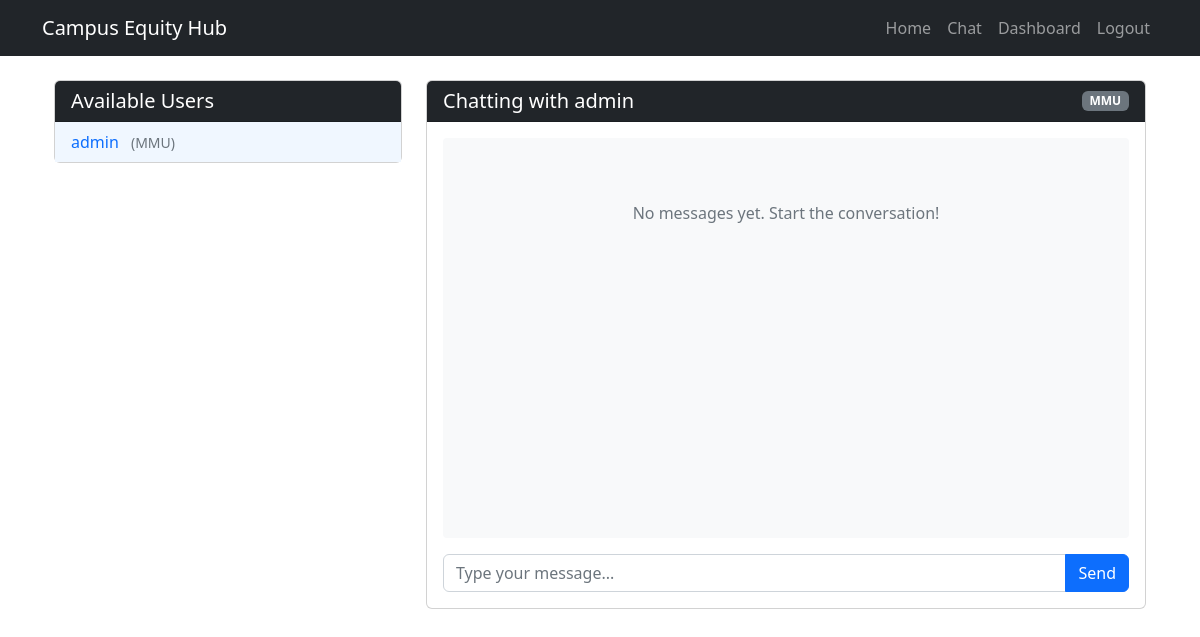
/chat/1 (signed in), run on an earlier commit of the app's database.
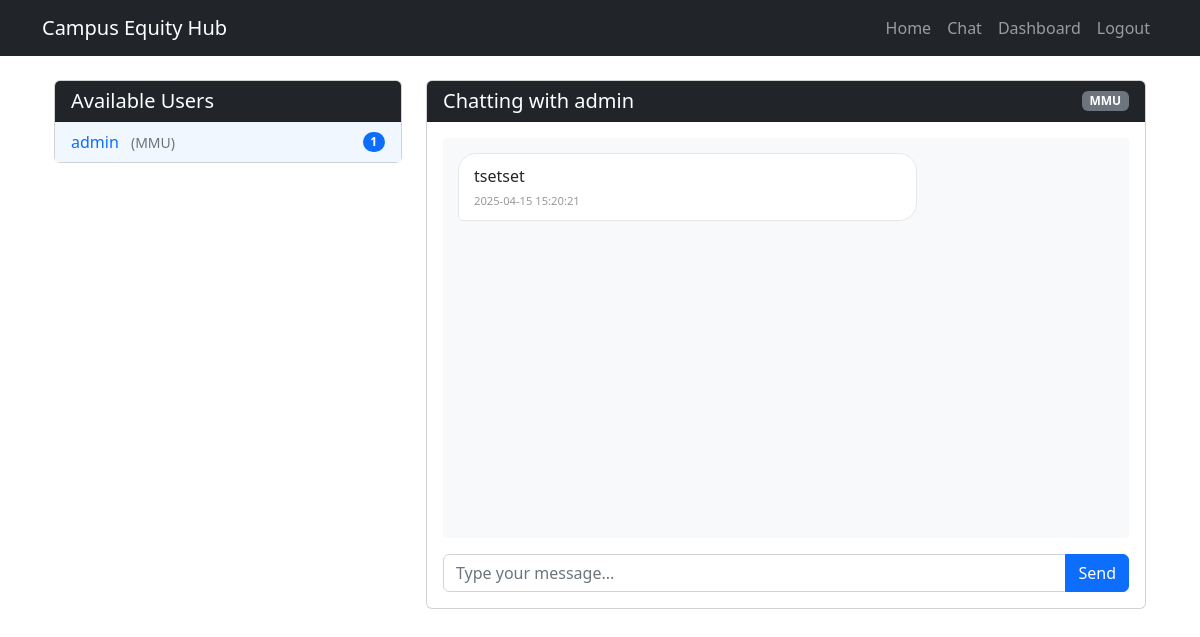
And on a later commit of the database.
### app.py (models this page shows, shortened)
class User(db.Model):
    id = db.Column(db.Integer, primary_key=True)
    username = db.Column(db.String(80), unique=True, nullable=False)
    email = db.Column(db.String(120), unique=True, nullable=False)
    password = db.Column(db.String(60), nullable=False)
    token = db.Column(db.Integer, nullable=False)
    is_admin = db.Column(db.Boolean, default=False)
    campus = db.Column(db.String(120), nullable=False)

class Chat(db.Model):
    id = db.Column(db.Integer, primary_key=True)
    sender_id = db.Column(db.Integer, db.ForeignKey('user.id'), nullable=False)
    receiver_id = db.Column(db.Integer, db.ForeignKey('user.id'), nullable=False)
    message = db.Column(db.Text, nullable=False)
    timestamp = db.Column(db.DateTime, nullable=False, default=db.func.current_timestamp())
    read = db.Column(db.Boolean, default=False)
    sender = db.relationship('User', foreign_keys=[sender_id], backref='sent_messages')
    receiver = db.relationship('User', foreign_keys=[receiver_id], backref='received_messages')

### app.py (the view, shortened to what this page needs)
@app.route('/chat/<int:user_id>', methods=['GET', 'POST'])
def chat_with_user(user_id):
    if 'user_id' not in session:
        flash('Please log in to access the chat.', 'danger')
        return redirect(url_for('login'))
    current_user_id = session['user_id']
    chat_partner = User.query.get_or_404(user_id)
    unread_messages = Chat.query.filter_by(
        sender_id=user_id,
        receiver_id=current_user_id,
        read=False
    ).all()
    for msg in unread_messages:
        msg.read = True
    db.session.commit()
    messages = Chat.query.filter(
        ((Chat.sender_id == current_user_id) & (Chat.receiver_id == user_id)) |
        ((Chat.sender_id == user_id) & (Chat.receiver_id == current_user_id))
    ).order_by(Chat.timestamp).all()
    users = User.query.filter(User.id != current_user_id).all()
    unread_counts = db.session.query(
        Chat.sender_id,
        db.func.count(Chat.id).label('count')
    ).filter(
        Chat.receiver_id == current_user_id,
        Chat.read == False
    ).group_by(Chat.sender_id).all()
    unread_by_user = {sender_id: count for sender_id, count in unread_counts}
    return render_template(
        'chat_with_user.html',
        chat_partner=chat_partner,
        messages=messages,
        users=users,
        unread_by_user=unread_by_user
    )

### templates/chat_with_user.html (shortened to what this page needs)
{% extends 'layout.html' %}
{% block content %}
<div class="container-fluid">
    <div class="row">
        <div class="col-md-4">
            <div class="card mb-4">
                <div class="card-header bg-dark text-white">
                    <h5 class="mb-0">Available Users</h5>
                </div>
                <div class="card-body p-0">
                    <ul class="list-group list-group-flush">
                        {% for user in users %}
                        <li class="list-group-item d-flex justify-content-between align-items-center {% if user.id == chat_partner.id %}user-active{% endif %}">
                            <a href="{{ url_for('chat_with_user', user_id=user.id) }}" class="text-decoration-none">
                                {{ user.username }}
                                <span class="text-muted small ms-2">({{ user.campus }})</span>
                            </a>
                            {% if user.id in unread_by_user and unread_by_user[user.id] > 0 %}
                            <span class="badge bg-primary rounded-pill">{{ unread_by_user[user.id] }}</span>
                            {% endif %}
                        </li>
                        {% endfor %}
                    </ul>
                </div>
            </div>
        </div>
        <div class="col-md-8">
            <div class="card">
                <div class="card-header bg-dark text-white d-flex justify-content-between align-items-center">
                    <h5 class="mb-0">Chatting with {{ chat_partner.username }}</h5>
                    <span class="badge bg-secondary">{{ chat_partner.campus }}</span>
                </div>
                <div class="card-body">
                    <div class="chat-container" id="chatContainer">
                        {% if messages %}
                            {% for message in messages %}
                            <div class="message {% if message.sender_id == session.user_id %}message-sent{% else %}message-received{% endif %}" data-message-id="{{ message.id }}">
                                {{ message.message }}
                                <span class="message-time">{{ message.timestamp }}</span>
                            </div>
                            {% endfor %}
                        {% else %}
                            <div class="text-center text-muted py-5">
                                <p>No messages yet. Start the conversation!</p>
                            </div>
                        {% endif %}
                    </div>
                    <form id="messageForm" method="POST" class="mt-3">
                        <div class="input-group">
                            <input type="text" name="message" id="messageInput" class="form-control" placeholder="Type your message..." required autocomplete="off">
                            <button type="submit" class="btn btn-primary">Send</button>
                        </div>
                    </form>
                </div>
            </div>
        </div>
    </div>
</div>
{% endblock %}

### templates/layout.html (shortened to what this page needs)
<!DOCTYPE html>
<html lang="en">
<head>
    <link rel="stylesheet" href="https://cdnjs.cloudflare.com/ajax/libs/bootstrap/5.2.3/css/bootstrap.min.css">
</head>
<body>
    <nav class="navbar navbar-expand-lg navbar-dark bg-dark">
        <div class="container">
            <a class="navbar-brand" href="{{ url_for('index') }}">Campus Equity Hub</a>
            <div class="collapse navbar-collapse" id="navbarNav">
                <ul class="navbar-nav ms-auto">
                    <li class="nav-item">
                        <a class="nav-link" href="{{ url_for('index') }}">Home</a>
                    </li>
                    <li class="nav-item">
                        <a class="nav-link" href="{{ url_for('chat') }}">Chat</a>
                    </li>
                    {% if 'user_id' in session %}
                    <li class="nav-item">
                        <a class="nav-link" href="{{ url_for('dashboard') }}">Dashboard</a>
                    </li>
                    <li class="nav-item">
                        <a class="nav-link" href="{{ url_for('logout') }}">Logout</a>
                    </li>
                    {% endif %}
                </ul>
            </div>
        </div>
    </nav>
    <div class="container mt-4">
        {% block content %}{% endblock %}
    </div>
</body>
</html>

### templates/chat_with_user.html (style rules this page uses)
.chat-container { height: 400px; overflow-y: auto; padding: 15px; background-color: #f8f9fa; border-radius: 0.25rem; }
.message { margin-bottom: 15px; padding: 10px 15px; border-radius: 18px; max-width: 70%; position: relative; word-wrap: break-word; }
.message-received { background-color: #ffffff; border: 1px solid #e6e6e6; margin-right: auto; border-bottom-left-radius: 5px; }
.message-time { font-size: 0.7rem; color: #999; margin-top: 5px; display: block; }
.user-active { background-color: #f0f7ff; border-left: 3px solid #0d6efd; }

What changed in the data, as far as the page shows it:
shown differently, row unchanged: User "admin": id (not shown) → "1"
added Chat: message "tsetset", timestamp "2025-04-15 15:20:21"
Also different on the page:
text no longer shown: "No messages yet. Start the conversation!"
